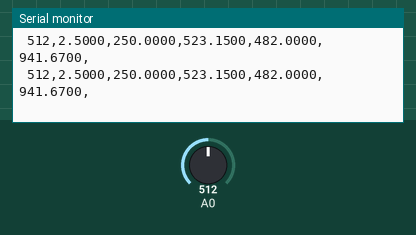
Recording of a sketch running on a simulated Arduino Uno, built with avr-gcc and run on an emulated ATmega328P. Shown: the last lines printed to the serial monitor. Inputs (shaded band) come from the test bench; at power-on: A0 = 512.

Above: at 1.8 s.
1.9 s: A0 set to 107
At 2.9 s:
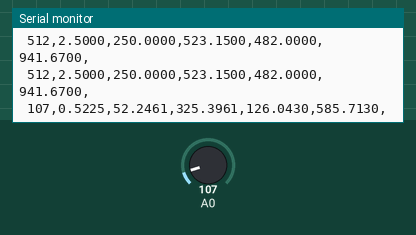
3.4 s: A0 set to 95
At 4.7 s:
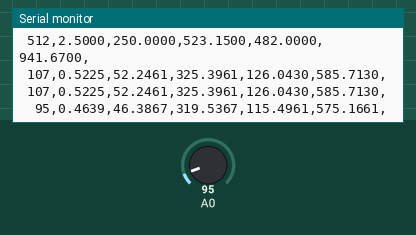
6.5 s: A0 set to 11
At 7.8 s:
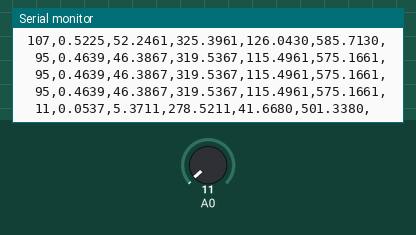
8.0 s: A0 set to 8
At 8.9 s:
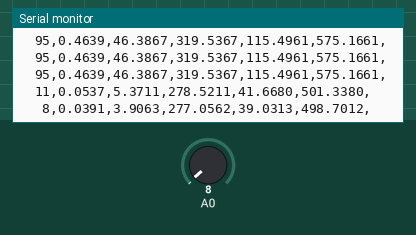

Measured:
- the behaviour switches between 100 and 99 on A0 (found by bisection; images 1 and 2)
- the behaviour switches between 10 and 9 on A0 (found by bisection; images 3 and 4)
- after the input at 1.9 s, the serial monitor: prints a new line after 0.14 s (image 1)
- after the input at 3.4 s, the serial monitor: prints a new line after 0.64 s (image 2)
- after the input at 6.5 s, the serial monitor: prints a new line after 0.55 s (image 3)
- after the input at 8.0 s, the serial monitor: prints a new line after 0.05 s (image 4)

The sketch:

ThermoSensor.ino
```cpp
#include <ThermoTemp.h>
#include <stdio.h> //For dtostrf function http://www.nongnu.org/avr-libc/user-manual/group__avr__stdlib.html#ga060c998e77fb5fc0d3168b3ce8771d42

ThermoTemp thermoTemp;
int raw;
float temps[6];
char s[32];  //buffer for dtostrf

void setup() {
  Serial.begin(9600);
  Serial.println ("Signal,Voltage,Celsius,Kelvin,Fahrenheit,Rankine");
}

void loop() {
  raw = analogRead(A0);
  thermoTemp.getTemps(raw, temps);
  String myVal = dtostrf (1234.9999, 8,20, s);
  Serial.println ((String)dtostrf (temps[0], 4,0, s) + "," +      //Analog Signal
                  (String)dtostrf (temps[1], 4,4, s) + "," +      //Voltage
                  (String)dtostrf (temps[2], 6,4, s) + "," +      //Celsius
                  (String)dtostrf (temps[3], 6,4, s) + "," +      //Kelvin
                  (String)dtostrf (temps[4], 6,4, s) + "," +      //Fahrenheit
                  (String)dtostrf (temps[5], 6,4, s) + ",");      //Rankine
  delay(1000);
}
```

ThermoTemp.cpp
```cpp
/*
 Title: ThermoTemp.cpp
  Author/Date: gNSortino@yahoo.com / 2012-05-05
  Description: This library will take the input from a
    K type thermocouple sensor and return the following
    values as an array:
		[0] raw interval
		[1] voltage (in milivolts)
		[2] temperature in Celsius
		[3] temperature in Kelvin
		[4] temperature in Fahrenheit
		[5] temperature in Rankine
	Additionally this library has some handy methods
	to calculate Kelvin, Fahrenheit, and Rankine given
	a Celsius measurement.
    Note that this library will not setup any pins. It
	is expected that these will be defined by the calling
	program.
*/

#include "Arduino.h"
#include "ThermoTemp.h"

//Empty Constructor
ThermoTemp::ThermoTemp()
{

}

/*
	Note that the array tempsF is passed by reference so
	the calling function should use this to view results.
*/
void ThermoTemp::getTemps (int analogSignalF, float tempsF[])
{
  tempsF[0] = analogSignalF;
  tempsF[1] = getVoltage (tempsF[0]);
  tempsF[2] = getCelsius (tempsF[1]);
  tempsF[3] = getKelvin (tempsF[2]);
  tempsF[4] = getFahrenheit (tempsF[2]);
  tempsF[5] = getRankine (tempsF[2]);
}

float ThermoTemp::getVoltage (float analogSignal)
{
  float voltage = ((5.0 * analogSignal) / 1024.0);
  return voltage;

}
float ThermoTemp::getCelsius (float voltage)
{
  float celsius = (voltage * 100);
  return celsius;
}

float ThermoTemp::getKelvin (float celsius)
{
  float kelvin = (celsius + 273.15);
  return kelvin;
}
float ThermoTemp::getFahrenheit (float celsius)
{
  float fahrenheit = (((celsius * 9) / 5.0) + 32);
  return fahrenheit;
}
float ThermoTemp::getRankine (float celsius)
{
  float rankine = (9.0 / 5.0) * (celsius + 273.15 );
  return rankine;
}
```

ThermoTemp.h
```cpp
/*
 Title: ThermoTemp.h
  Author/Date: gNSortino@yahoo.com / 2012-05-05
  Description: This library will take the input from a
    K type thermocouple sensor and return the following
    values as an array:
		[0] raw interval
		[1] voltage (in volts)
		[2] temperature in Celsius
		[3] temperature in Kelvin
		[4] temperature in Fahrenheit
		[5] temperature in Rankine
	Additionally this library has some handy methods
	to calculate Kelvin, Fahrenheit, and Rankine given
	a Celsius measurement.
    Note that this library will not setup any pins. It
	is expected that these will be defined by the calling
	program.
*/
#ifndef ThermoTemp_h
#define ThermoTemp_h

#include "Arduino.h"

class ThermoTemp
{
  public:
    ThermoTemp ();
	void getTemps (int analogSignalF, float tempsF[]);
    float getVoltage (float analogSignal);
    float getCelsius (float voltage);
	float getKelvin (float clesius);
	float getFahrenheit (float celsius);
	float getRankine (float celsius);
};

#endif
```
